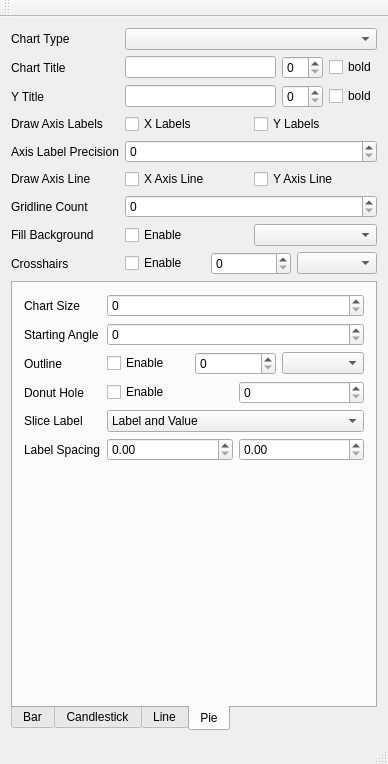
<?xml version="1.0" encoding="UTF-8"?>
<ui version="4.0">
 <class>MainWindow</class>
 <widget class="QMainWindow" name="MainWindow">
  <property name="geometry">
   <rect>
    <x>0</x>
    <y>0</y>
    <width>388</width>
    <height>764</height>
   </rect>
  </property>
  <property name="windowTitle">
   <string>PSS Charts</string>
  </property>
  <widget class="QWidget" name="centralWidget">
   <layout class="QHBoxLayout" name="horizontalLayout">
    <item>
     <layout class="QHBoxLayout" name="hlayoutMain">
      <property name="leftMargin">
       <number>0</number>
      </property>
      <item>
       <layout class="QFormLayout" name="formLayout">
        <item row="0" column="0">
         <widget class="QLabel" name="label_12">
          <property name="text">
           <string>Chart Type</string>
          </property>
         </widget>
        </item>
        <item row="0" column="1">
         <widget class="QComboBox" name="comboBoxChartType"/>
        </item>
        <item row="1" column="0">
         <widget class="QLabel" name="label">
          <property name="text">
           <string>Chart Title</string>
          </property>
         </widget>
        </item>
        <item row="1" column="1">
         <layout class="QHBoxLayout" name="horizontalLayout_6">
          <item>
           <widget class="QLineEdit" name="lineeditChartTitle"/>
          </item>
          <item>
           <widget class="QSpinBox" name="spinboxTitleFontSize"/>
          </item>
          <item>
           <widget class="QCheckBox" name="checkboxChartTitleBold">
            <property name="text">
             <string>bold</string>
            </property>
           </widget>
          </item>
         </layout>
        </item>
        <item row="2" column="0">
         <widget class="QLabel" name="label_2">
          <property name="text">
           <string>Y Title</string>
          </property>
         </widget>
        </item>
        <item row="2" column="1">
         <layout class="QHBoxLayout" name="horizontalLayout_7">
          <item>
           <widget class="QLineEdit" name="lineeditYTitle"/>
          </item>
          <item>
           <widget class="QSpinBox" name="spinboxYTitleFontSize"/>
          </item>
          <item>
           <widget class="QCheckBox" name="checkboxYTitleBold">
            <property name="text">
             <string>bold</string>
            </property>
           </widget>
          </item>
         </layout>
        </item>
        <item row="3" column="0">
         <widget class="QLabel" name="label_3">
          <property name="text">
           <string>Draw Axis Labels</string>
          </property>
         </widget>
        </item>
        <item row="3" column="1">
         <layout class="QHBoxLayout" name="horizontalLayout_2">
          <item>
           <widget class="QCheckBox" name="checkboxDrawXTitle">
            <property name="text">
             <string>X Labels</string>
            </property>
           </widget>
          </item>
          <item>
           <widget class="QCheckBox" name="checkboxDrawYTitle">
            <property name="text">
             <string>Y Labels</string>
            </property>
           </widget>
          </item>
         </layout>
        </item>
        <item row="4" column="0">
         <widget class="QLabel" name="label_10">
          <property name="text">
           <string>Axis Label Precision</string>
          </property>
         </widget>
        </item>
        <item row="4" column="1">
         <widget class="QSpinBox" name="spinboxYLabelPrecision"/>
        </item>
        <item row="5" column="0">
         <widget class="QLabel" name="label_4">
          <property name="text">
           <string>Draw Axis Line</string>
          </property>
         </widget>
        </item>
        <item row="5" column="1">
         <layout class="QHBoxLayout" name="horizontalLayout_3">
          <item>
           <widget class="QCheckBox" name="checkboxDrawXAxisLine">
            <property name="text">
             <string>X Axis Line</string>
            </property>
           </widget>
          </item>
          <item>
           <widget class="QCheckBox" name="checkBoxDrawYAxisLine">
            <property name="text">
             <string>Y Axis Line</string>
            </property>
           </widget>
          </item>
         </layout>
        </item>
        <item row="6" column="0">
         <widget class="QLabel" name="label_7">
          <property name="text">
           <string>Gridline Count</string>
          </property>
         </widget>
        </item>
        <item row="6" column="1">
         <widget class="QSpinBox" name="spinboxGridlines"/>
        </item>
        <item row="7" column="0">
         <widget class="QLabel" name="label_9">
          <property name="text">
           <string>Fill Background</string>
          </property>
         </widget>
        </item>
        <item row="7" column="1">
         <layout class="QHBoxLayout" name="horizontalLayout_5">
          <item>
           <widget class="QCheckBox" name="checkboxFillBackground">
            <property name="text">
             <string>Enable</string>
            </property>
           </widget>
          </item>
          <item>
           <widget class="QComboBox" name="comboboxBgColor"/>
          </item>
         </layout>
        </item>
        <item row="8" column="0">
         <widget class="QLabel" name="label_11">
          <property name="text">
           <string>Crosshairs</string>
          </property>
         </widget>
        </item>
        <item row="8" column="1">
         <layout class="QHBoxLayout" name="horizontalLayout_8">
          <item>
           <widget class="QCheckBox" name="checkboxCrosshairs">
            <property name="text">
             <string>Enable</string>
            </property>
           </widget>
          </item>
          <item>
           <widget class="QSpinBox" name="spinboxCrosshairWidth"/>
          </item>
          <item>
           <widget class="QComboBox" name="comboboxCrosshairColor"/>
          </item>
         </layout>
        </item>
        <item row="9" column="0" colspan="2">
         <widget class="QTabWidget" name="tabWidget">
          <property name="tabPosition">
           <enum>QTabWidget::South</enum>
          </property>
          <property name="currentIndex">
           <number>3</number>
          </property>
          <widget class="QWidget" name="tabBar">
           <attribute name="title">
            <string>Bar</string>
           </attribute>
           <layout class="QFormLayout" name="formLayout_4">
            <item row="0" column="0">
             <widget class="QLabel" name="label_19">
              <property name="text">
               <string>Bar Color</string>
              </property>
             </widget>
            </item>
            <item row="0" column="1">
             <layout class="QHBoxLayout" name="horizontalLayout_14">
              <item>
               <widget class="QCheckBox" name="checkboxBarColor">
                <property name="text">
                 <string>Enable</string>
                </property>
               </widget>
              </item>
              <item>
               <widget class="QComboBox" name="comboboxBarColor"/>
              </item>
             </layout>
            </item>
            <item row="1" column="0">
             <widget class="QLabel" name="label_22">
              <property name="text">
               <string>Bar Width</string>
              </property>
             </widget>
            </item>
            <item row="1" column="1">
             <widget class="QSpinBox" name="spinboxBarWidth"/>
            </item>
            <item row="2" column="0">
             <widget class="QLabel" name="label_21">
              <property name="text">
               <string>Bar Outline</string>
              </property>
             </widget>
            </item>
            <item row="2" column="1">
             <layout class="QHBoxLayout" name="horizontalLayout_15">
              <item>
               <widget class="QCheckBox" name="checkboxBarLine">
                <property name="text">
                 <string>Enable</string>
                </property>
               </widget>
              </item>
              <item>
               <widget class="QComboBox" name="comboboxBarLineColor"/>
              </item>
             </layout>
            </item>
            <item row="3" column="0">
             <widget class="QLabel" name="label_20">
              <property name="text">
               <string>Line Width</string>
              </property>
             </widget>
            </item>
            <item row="3" column="1">
             <widget class="QSpinBox" name="spinboxBarLineWidth"/>
            </item>
            <item row="4" column="0">
             <widget class="QLabel" name="label_23">
              <property name="text">
               <string>Highlight Bar</string>
              </property>
             </widget>
            </item>
            <item row="4" column="1">
             <layout class="QHBoxLayout" name="horizontalLayout_16">
              <item>
               <widget class="QCheckBox" name="checkboxHighlightBar">
                <property name="text">
                 <string>Enable</string>
                </property>
               </widget>
              </item>
              <item>
               <widget class="QComboBox" name="comboboxHighlightBar"/>
              </item>
             </layout>
            </item>
            <item row="5" column="0">
             <widget class="QLabel" name="label_24">
              <property name="text">
               <string>Highlight Outline</string>
              </property>
             </widget>
            </item>
            <item row="5" column="1">
             <layout class="QHBoxLayout" name="horizontalLayout_17">
              <item>
               <widget class="QCheckBox" name="checkboxHighlightLine">
                <property name="text">
                 <string>Enable</string>
                </property>
               </widget>
              </item>
              <item>
               <widget class="QComboBox" name="comboboxHighlightLine"/>
              </item>
             </layout>
            </item>
           </layout>
          </widget>
          <widget class="QWidget" name="tabCandle">
           <attribute name="title">
            <string>Candlestick</string>
           </attribute>
           <layout class="QFormLayout" name="formLayout_3">
            <item row="0" column="0">
             <widget class="QLabel" name="label_13">
              <property name="text">
               <string>OHLC Display</string>
              </property>
             </widget>
            </item>
            <item row="0" column="1">
             <layout class="QHBoxLayout" name="horizontalLayout_12">
              <item>
               <widget class="QCheckBox" name="checkBoxOHLCDisplay">
                <property name="text">
                 <string>Enable</string>
                </property>
               </widget>
              </item>
              <item>
               <spacer name="horizontalSpacer">
                <property name="orientation">
                 <enum>Qt::Horizontal</enum>
                </property>
                <property name="sizeHint" stdset="0">
                 <size>
                  <width>40</width>
                  <height>20</height>
                 </size>
                </property>
               </spacer>
              </item>
              <item>
               <widget class="QSpinBox" name="spinboxOHLCFontSize"/>
              </item>
              <item>
               <widget class="QCheckBox" name="checkboxOHLCBold">
                <property name="text">
                 <string>bold</string>
                </property>
               </widget>
              </item>
             </layout>
            </item>
            <item row="1" column="0">
             <widget class="QLabel" name="label_26">
              <property name="text">
               <string>Candle Body</string>
              </property>
             </widget>
            </item>
            <item row="1" column="1">
             <layout class="QHBoxLayout" name="horizontalLayout_11">
              <item>
               <widget class="QCheckBox" name="checkBoxCandleFill">
                <property name="text">
                 <string>Enable</string>
                </property>
               </widget>
              </item>
              <item>
               <widget class="QComboBox" name="comboBoxUpCandleFillColor"/>
              </item>
              <item>
               <widget class="QComboBox" name="comboBoxDownCandleFillColor"/>
              </item>
             </layout>
            </item>
            <item row="2" column="0">
             <widget class="QLabel" name="label_14">
              <property name="text">
               <string>Candle Borders</string>
              </property>
             </widget>
            </item>
            <item row="2" column="1">
             <layout class="QHBoxLayout" name="horizontalLayout_10">
              <item>
               <widget class="QCheckBox" name="checkBoxBorderColor">
                <property name="text">
                 <string>Enable</string>
                </property>
               </widget>
              </item>
              <item>
               <widget class="QComboBox" name="comboBoxUpBorderColor"/>
              </item>
              <item>
               <widget class="QComboBox" name="comboBoxDownBorderColor"/>
              </item>
             </layout>
            </item>
            <item row="3" column="0">
             <widget class="QLabel" name="label_15">
              <property name="text">
               <string>Candle Wick</string>
              </property>
             </widget>
            </item>
            <item row="4" column="0">
             <widget class="QLabel" name="label_16">
              <property name="text">
               <string>Candle Dash</string>
              </property>
             </widget>
            </item>
            <item row="3" column="1">
             <layout class="QHBoxLayout" name="horizontalLayout_9">
              <item>
               <widget class="QCheckBox" name="checkBoxWickColor">
                <property name="text">
                 <string>Enable</string>
                </property>
               </widget>
              </item>
              <item>
               <widget class="QComboBox" name="comboBoxUpWickColor"/>
              </item>
              <item>
               <widget class="QComboBox" name="comboBoxDownWickColor"/>
              </item>
             </layout>
            </item>
            <item row="4" column="1">
             <layout class="QHBoxLayout" name="horizontalLayout_13">
              <item>
               <widget class="QCheckBox" name="checkboxCandleDash">
                <property name="text">
                 <string>Enable</string>
                </property>
               </widget>
              </item>
              <item>
               <widget class="QComboBox" name="comboBoxUpCandleDashColor"/>
              </item>
              <item>
               <widget class="QComboBox" name="comboBoxDownCandleDashColor"/>
              </item>
             </layout>
            </item>
            <item row="5" column="0">
             <widget class="QLabel" name="label_17">
              <property name="text">
               <string>Candle Width</string>
              </property>
             </widget>
            </item>
            <item row="5" column="1">
             <widget class="QSpinBox" name="spinboxCandleWidth"/>
            </item>
            <item row="6" column="0">
             <widget class="QLabel" name="label_18">
              <property name="text">
               <string>Line Width</string>
              </property>
             </widget>
            </item>
            <item row="6" column="1">
             <widget class="QSpinBox" name="spinboxCandleLineWidth"/>
            </item>
           </layout>
          </widget>
          <widget class="QWidget" name="tabLine">
           <attribute name="title">
            <string>Line</string>
           </attribute>
           <layout class="QFormLayout" name="formLayout_2">
            <item row="0" column="0">
             <widget class="QLabel" name="label_5">
              <property name="text">
               <string>Fill Chart</string>
              </property>
             </widget>
            </item>
            <item row="0" column="1">
             <layout class="QHBoxLayout" name="horizontalLayout_4">
              <item>
               <widget class="QCheckBox" name="checkboxFillChart">
                <property name="text">
                 <string>Enable</string>
                </property>
               </widget>
              </item>
              <item>
               <widget class="QComboBox" name="comboboxChartFillColor"/>
              </item>
             </layout>
            </item>
            <item row="1" column="0">
             <widget class="QLabel" name="label_6">
              <property name="text">
               <string>Line Width</string>
              </property>
             </widget>
            </item>
            <item row="1" column="1">
             <widget class="QSpinBox" name="spinboxLineWidth"/>
            </item>
            <item row="2" column="0">
             <widget class="QLabel" name="label_8">
              <property name="text">
               <string>Line Color</string>
              </property>
             </widget>
            </item>
            <item row="2" column="1">
             <widget class="QComboBox" name="comboboxLineColor"/>
            </item>
           </layout>
          </widget>
          <widget class="QWidget" name="tabPie">
           <attribute name="title">
            <string>Pie</string>
           </attribute>
           <layout class="QFormLayout" name="formLayout_5">
            <item row="0" column="0">
             <widget class="QLabel" name="label_19">
              <property name="text">
               <string>Chart Size</string>
              </property>
             </widget>
            </item>
            <item row="0" column="1">
             <widget class="QSpinBox" name="spinboxPieSize"/>
            </item>
            <item row="1" column="0">
             <widget class="QLabel" name="label_21">
              <property name="text">
               <string>Starting Angle</string>
              </property>
             </widget>
            </item>
            <item row="1" column="1">
             <widget class="QSpinBox" name="spinboxPieAngle"/>
            </item>
            <item row="3" column="0">
             <widget class="QLabel" name="label_20">
              <property name="text">
               <string>Donut Hole</string>
              </property>
             </widget>
            </item>
            <item row="3" column="1">
             <layout class="QHBoxLayout" name="horizontalLayout_14">
              <item>
               <widget class="QCheckBox" name="checkboxPieDonut">
                <property name="text">
                 <string>Enable</string>
                </property>
               </widget>
              </item>
              <item>
               <widget class="QSpinBox" name="spinboxPieDonut"/>
              </item>
             </layout>
            </item>
            <item row="2" column="0">
             <widget class="QLabel" name="label_45">
              <property name="text">
               <string>Outline</string>
              </property>
             </widget>
            </item>
            <item row="2" column="1">
             <layout class="QHBoxLayout" name="horizontalLayout_29">
              <item>
               <widget class="QCheckBox" name="checkboxPieOutline">
                <property name="text">
                 <string>Enable</string>
                </property>
               </widget>
              </item>
              <item>
               <widget class="QSpinBox" name="spinboxPieOutline"/>
              </item>
              <item>
               <widget class="QComboBox" name="comboboxPieOutline"/>
              </item>
             </layout>
            </item>
            <item row="4" column="0">
             <widget class="QLabel" name="label_46">
              <property name="text">
               <string>Slice Label</string>
              </property>
             </widget>
            </item>
            <item row="4" column="1">
             <widget class="QComboBox" name="comboboxPieLabel">
              <property name="currentIndex">
               <number>4</number>
              </property>
              <item>
               <property name="text">
                <string>None</string>
               </property>
              </item>
              <item>
               <property name="text">
                <string>Label</string>
               </property>
              </item>
              <item>
               <property name="text">
                <string>Value</string>
               </property>
              </item>
              <item>
               <property name="text">
                <string>Percentage</string>
               </property>
              </item>
              <item>
               <property name="text">
                <string>Label and Value</string>
               </property>
              </item>
              <item>
               <property name="text">
                <string>Label and Percentage</string>
               </property>
              </item>
             </widget>
            </item>
            <item row="5" column="0">
             <widget class="QLabel" name="label_47">
              <property name="text">
               <string>Label Spacing</string>
              </property>
             </widget>
            </item>
            <item row="5" column="1">
             <layout class="QHBoxLayout" name="horizontalLayout_30">
              <item>
               <widget class="QDoubleSpinBox" name="doublespinboxPieLabelX"/>
              </item>
              <item>
               <widget class="QDoubleSpinBox" name="doublespinboxPieLabelY"/>
              </item>
             </layout>
            </item>
           </layout>
          </widget>
         </widget>
        </item>
       </layout>
      </item>
     </layout>
    </item>
   </layout>
  </widget>
  <widget class="QMenuBar" name="menuBar">
   <property name="geometry">
    <rect>
     <x>0</x>
     <y>0</y>
     <width>388</width>
     <height>28</height>
    </rect>
   </property>
  </widget>
  <widget class="QToolBar" name="mainToolBar">
   <attribute name="toolBarArea">
    <enum>TopToolBarArea</enum>
   </attribute>
   <attribute name="toolBarBreak">
    <bool>false</bool>
   </attribute>
  </widget>
  <widget class="QStatusBar" name="statusBar"/>
 </widget>
 <layoutdefault spacing="6" margin="11"/>
 <resources/>
 <connections/>
</ui>
